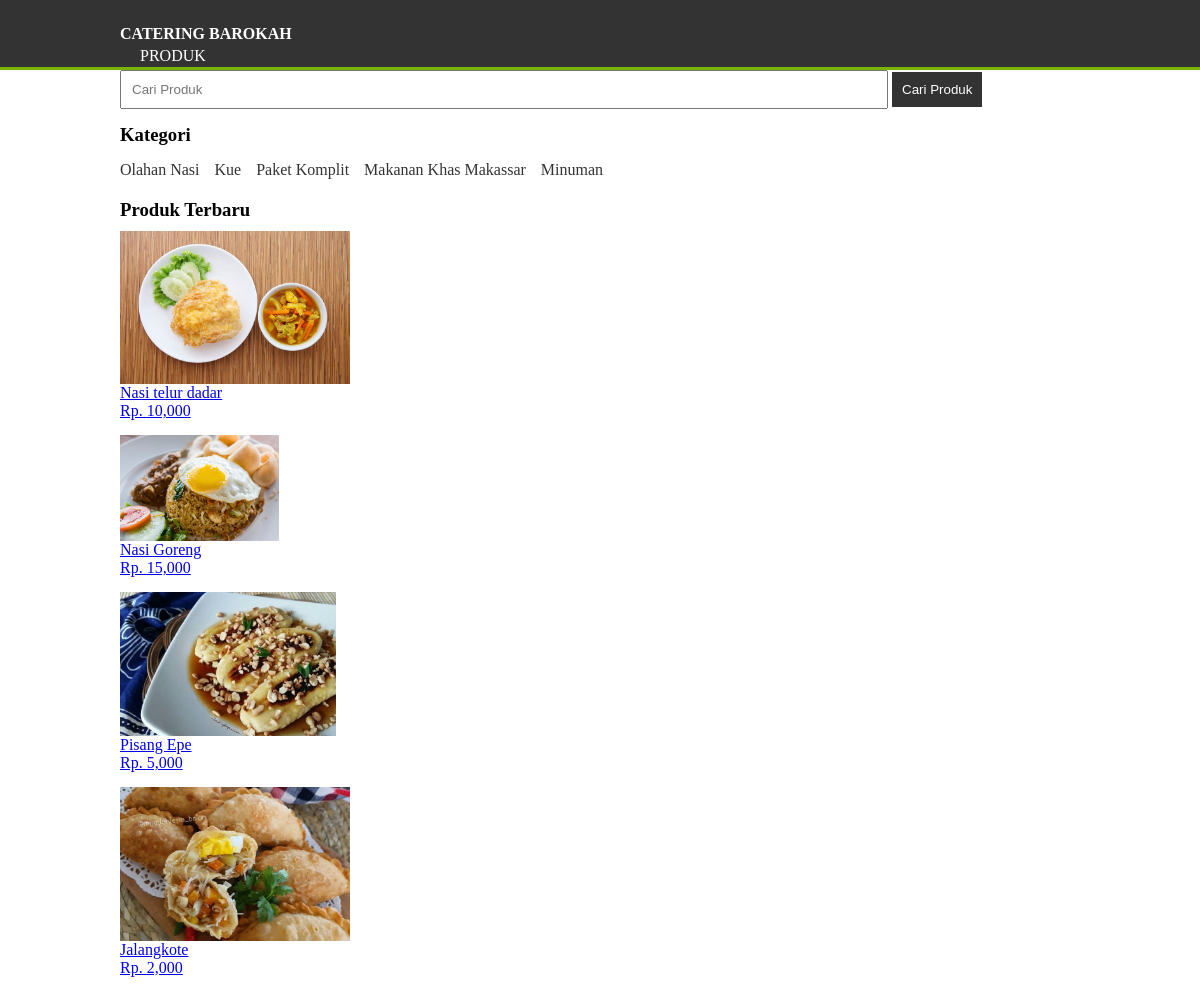
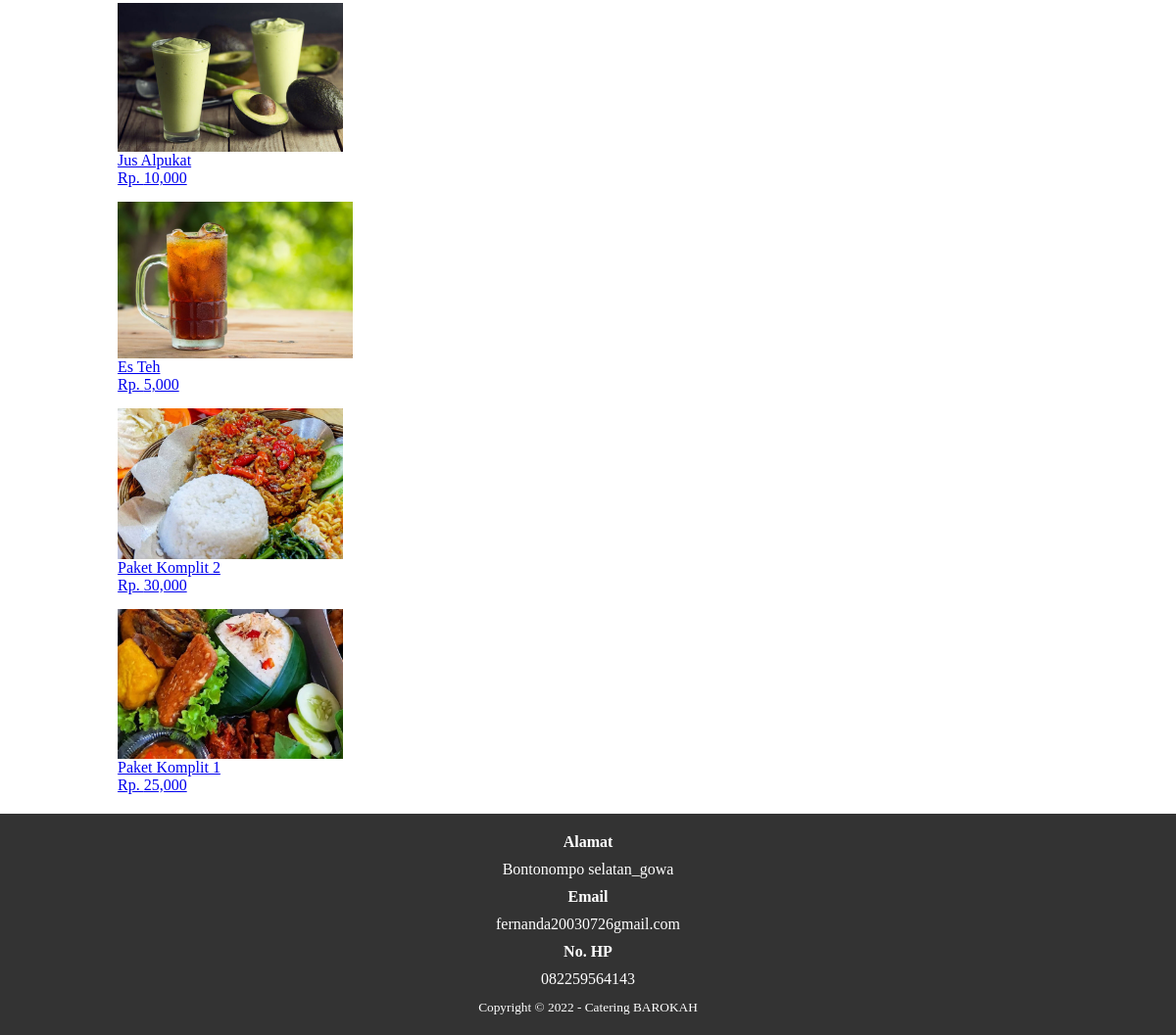
The page / on the database its author committed (2 pictures, top to bottom).
### tables this page shows
CREATE TABLE `tb_category` (
  `category_id` int(11) NOT NULL,
  `category_name` varchar(25) NOT NULL
);

CREATE TABLE `tb_product` (
  `product_id` int(11) NOT NULL,
  `category_id` int(11) NOT NULL,
  `product_name` varchar(100) NOT NULL,
  `product_price` int(11) NOT NULL,
  `product_description` text NOT NULL,
  `product_image` varchar(100) NOT NULL,
  `product_status` tinyint(1) NOT NULL,
  `date_created` timestamp NOT NULL DEFAULT current_timestamp()
);

### index.php (the view, shortened to what this page needs)
<?php
    include 'db.php';
    $kontak = mysqli_query($conn, "SELECT admin_telp, admin_email, admin_address FROM tb_admin WHERE admin_id = 1");
    $a = mysqli_fetch_object($kontak);
?>
<!DOCTYPE html>
<html>
<head>
</head>
<body>
    <header>
        <div class="container">
            <h1><a href="index.php">Catering Barokah</a></h1>
            <ul>
                <li><a href="produk.php">Produk</a></li>
            </ul>
        </div>
    </header>
    <div class="search">
        <div class="container">
            <form action="produk.php">
                <input type="text" name="search" placeholder="Cari Produk">
                <input type="submit" name="cari" value="Cari Produk">
            </form>
        </div>
    </div>
    <div class="section">
        <div class="container">
            <h3>Kategori</h3>
            <div class="category-box">
                <?php
                    $kategori = mysqli_query($conn, "SELECT * FROM tb_category ORDER BY category_id DESC");
                    if(mysqli_num_rows($kategori) > 0){
                        while($k = mysqli_fetch_array($kategori)){
                ?>
                <a href="produk.php?kat=<?php echo $k['category_id'] ?>">
                    <p><?php echo $k['category_name'] ?></p>
                </a>
                <?php }}else{ ?>
                    <p>Kategori tidak ada</p>
                <?php } ?>
            </div>
        </div>
    </div>
    <div class="section">
        <div class="container">
            <h3>Produk Terbaru</h3>
            <div class="box">
                <?php
                    $produk = mysqli_query($conn, "SELECT * FROM tb_product WHERE product_status = 1 ORDER BY product_id DESC LIMIT 8");
                    if(mysqli_num_rows($produk) > 0 ){
                        while($p = mysqli_fetch_array($produk)){
                ?>
                <a href="detail-produk.php?id=<?php echo $p['product_id'] ?>">
                    <div class="col-4">
                        <img src="produk/<?php echo $p['product_image'] ?>">
                        <p class="nama"><?php echo $p['product_name'] ?></p>
                        <p class="harga">Rp. <?php echo number_format($p['product_price']) ?></p>
                    </div>
                </a>
                <?php }}else{ ?>
                    <p>Produk tidak ada</p>
                <?php }?>
            </div>
        </div>
    </div>
    <div class="footer">
        <div class="container">
            <h4>Alamat</h4>
            <p><?php echo $a->admin_address ?></p>
            <h4>Email</h4>
            <p><?php echo $a->admin_email ?></p>
            <h4>No. HP</h4>
            <p><?php echo $a->admin_telp ?></p>
            <small>Copyright &copy; 2022 - Catering BAROKAH</small>
        </div>
    </div>
</body>
</html>

### index.php (style rules this page uses)
* { margin: 0; padding: 0; box-sizing: border-box; }
.container { width: 80%; margin: auto; overflow: hidden; }
header { background: #333; color: #fff; padding-top: 10px; min-height: 70px; border-bottom: #77b300 3px solid; }
header a { color: #fff; text-decoration: none; text-transform: uppercase; font-size: 16px; }
header ul { padding: 0; list-style: none; }
header ul li { display: inline; padding: 0 20px 0 20px; }
.search input[type="text"] { padding: 10px; width: 80%; }
.search input[type="submit"] { padding: 10px; background: #333; color: #fff; border: none; }
.section { margin: 15px 0; }
.section h3 { margin-bottom: 10px; }
.category-box { display: flex; overflow-x: auto; scroll-behavior: smooth; }
.category-box a { flex: 0 0 auto; margin-right: 15px; text-align: center; white-space: nowrap; text-decoration: none; color: #333; }
.category-box a p { margin: 5px 0; }
.box { display: flex; flex-wrap: wrap; gap: 15px; }
.box .col-4 { flex: 1 1 calc(33.333% - 10px); max-width: calc(33.333% - 10px); }
.box img { max-width: 100%; display: block; }
.footer { background: #333; color: #fff; padding: 20px 0; text-align: center; margin-top: 20px; }
.footer h4, .footer p, .footer small { margin-bottom: 10px; }

### rows shown on the page
tb_category: category_name "Olahan Nasi"
tb_category: category_name "Kue"
tb_category: category_name "Paket Komplit"
tb_category: category_name "Makanan Khas Makassar"
tb_category: category_name "Minuman"
tb_product: product_image (picture), product_name "Nasi telur dadar", product_price "10,000"
tb_product: product_image (picture), product_name "Nasi Goreng", product_price "15,000"
tb_product: product_image (picture), product_name "Pisang Epe", product_price "5,000"
tb_product: product_image (picture), product_name "Jalangkote", product_price "2,000"
tb_product: product_image (picture), product_name "Jus Alpukat", product_price "10,000"
tb_product: product_image (picture), product_name "Es Teh", product_price "5,000"
tb_product: product_image (picture), product_name "Paket Komplit 2", product_price "30,000"
tb_product: product_image (picture), product_name "Paket Komplit 1", product_price "25,000"

### other values the page prints
$a->admin_address "Bontonompo selatan_gowa"
$a->admin_email "fernanda20030726gmail.com"
$a->admin_telp "082259564143"
